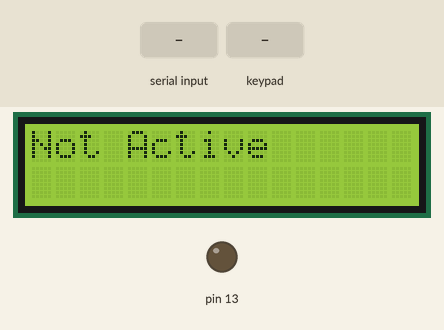
The sketch below on a simulated Arduino Uno, built with avr-gcc and run on an emulated ATmega328P. On the bench: 16×2 character LCD, output pins drawn as LEDs (lit = HIGH). The inputs (shaded band) are chosen by the test bench. What the sketch prints to the serial monitor is not drawn.

Above: at 1.2 s.
1.3 s: "o" received over the second serial link
At 2.2 s:
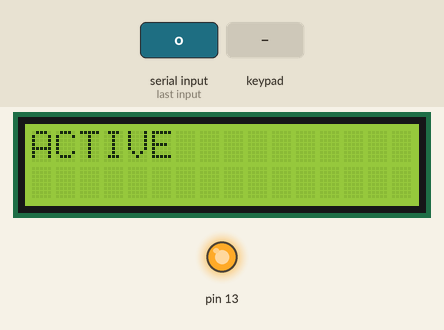
2.8 s: keypad keys 1 2 3 4 5 * pressed 0.4 s apart
At 6.2 s:
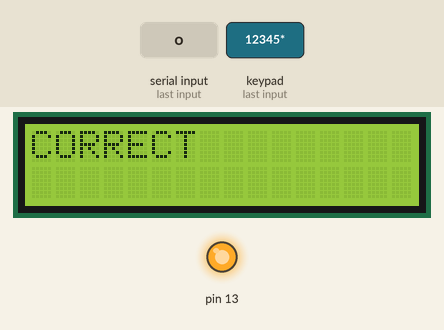
6.7 s: key 'A' pressed
9.7 s: key 'B' pressed
At 10.4 s:
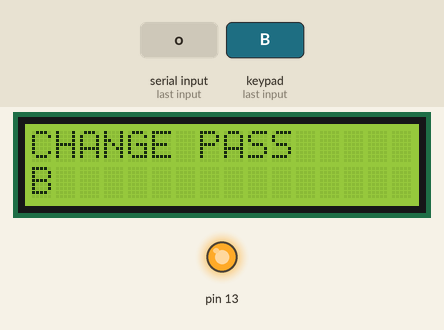
11.5 s: keypad keys 1 2 3 4 5 pressed 0.4 s apart
At 13.4 s:
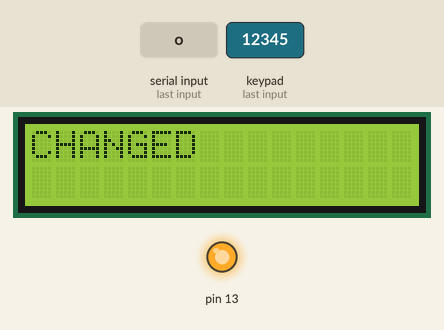
15.0 s: "c" received over the second serial link
At 18.7 s:
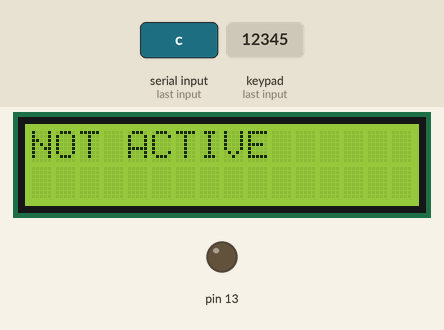
Timing chart, 0 to 19.0 s (numbered marks = the images above; inputs shaded):
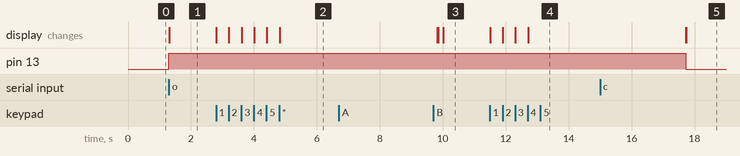

The sketch:

AlarmSystem.ino
```cpp
#include <SoftwareSerial.h>
#include <Keypad.h>
#include <Wire.h>
#include <LiquidCrystal_I2C.h>
LiquidCrystal_I2C lcd(0x27, 16, 2);
char input_bluetooth;
int pirPin = 17;
int pirStat = LOW;

const byte ROWS = 4;
const byte COLS = 4;

char hexaKeys[ROWS][COLS] = {
  {'1', '2', '3', 'A'},
  {'4', '5', '6', 'B'},
  {'7', '8', '9', 'C'},
  {'*', '0', '#', 'D'}
};

byte rowPins[ROWS] = {9, 8, 7, 6};
byte colPins[COLS] = {5, 4, 3, 2};

Keypad customKeypad = Keypad(makeKeymap(hexaKeys), rowPins, colPins, ROWS, COLS);
char password[] = "12345";
char keypadInput[5];
int dataCounter = 0;
int changePassCounter = 0;

bool activeBuzzer = false;
bool activeSensor = false;
bool corrPass = false;
bool activeTimer = false;
bool activeChangePass = false;
bool activeSystem = false;

unsigned long currTime = 0;
unsigned long prevTime = 0;

SoftwareSerial BT(11,12);

void setup() {
  // put your setup code here, to run once:
  pinMode(13,OUTPUT);
  //pinMode(13,OUTPUT);
  pinMode(pirPin,INPUT);
  BT.begin(9600);
  Serial.begin(9600);
  lcd.begin();
  lcd.setCursor(0,0);
  lcd.print("Not Active");
}
void controlSensor(){
  if(activeSensor){
    pirStat = digitalRead(pirPin);
  }
}
void controlBT(){
   while(BT.available()>0){
    input_bluetooth = BT.read();
    if(input_bluetooth == 'o'){
      digitalWrite(13,HIGH);
      prevTime = millis();
      corrPass = false;
      activeTimer = true;
      lcd.clear();
      lcd.print("ACTIVE");
      activeSystem = true;
      prevTime = millis();
    }
    else if(input_bluetooth == 'c'){
      digitalWrite(13,LOW);
      noTone(10);
      activeBuzzer = false;
      activeSensor=false;
      pirStat = LOW;
      lcd.clear();
      lcd.print("NOT ACTIVE");
      activeSystem = false;
    }
  }
}

void submitPassword(){
  if(dataCounter == 5){;
    Serial.print(keypadInput);
    if(strncmp(keypadInput,password,5)==0){
        noTone(10);
        activeBuzzer = false;
        prevTime = millis();
        activeTimer = true;
        activeSensor = false;
        dataCounter = 0;
        lcd.clear();
        lcd.setCursor(0,0);
        lcd.print("CORRECT");
        delay(5000);
        lcd.clear();
        lcd.setCursor(0,0);
        lcd.print("ACTIVE");

    }
    else{
        dataCounter = 0;
        lcd.clear();
        lcd.setCursor(0,0);
        lcd.print("WRONG");
        delay(5000);
        lcd.clear();
        lcd.setCursor(0,0);
        lcd.print("ACTIVE");
    }
  }
}

void changePassword(){
  lcd.clear();
  lcd.setCursor(0,0);
  lcd.print("CHANGE PASS");
  while(changePassCounter <5){
    char keypadChar = customKeypad.getKey();
    if(keypadChar){
      password[changePassCounter] = keypadChar;
      lcd.setCursor(changePassCounter,1);
      lcd.print(keypadChar);
      changePassCounter++;
    }
 }
 changePassCounter = 0;
 lcd.clear();
 lcd.setCursor(0,0);
 lcd.print("CHANGED");
 delay(5000);
 lcd.clear();
 lcd.setCursor(0,0);
 lcd.print("ACTIVE");

}
void processPassword(){
  char keypadChar = customKeypad.getKey();
  if(keypadChar){
    if(keypadChar == '*'){
      submitPassword();

    }
    else if(keypadChar == 'A' && activeBuzzer == false){
      changePassword();
    }
    else{
      if(dataCounter<5){
        keypadInput[dataCounter] = keypadChar;
        lcd.setCursor(dataCounter,1);
        lcd.print(keypadChar);
        dataCounter++;
      }
    }
  }
}
void controlBuzzer(){
  if(pirStat == HIGH){
    tone(10,1000);
    activeBuzzer = true;
  }
}

void counter(){

  if(activeTimer == true){
    //digitalWrite(13,HIGH);
    if((millis() - prevTime) >= 10000){
    //delay(120000);
      activeTimer = false;
      activeSensor = true;
      //digitalWrite(13,LOW);
}
}
}

void loop() {
  // put your main code here, to run repeatedly:
  controlBT();
  if(activeSystem){
    counter();
    controlSensor();
    controlBuzzer();
    processPassword();
  }
}
```

Measured:
- after the input at 1.3 s, pin 13: LOW → HIGH at once; the display: changes at once (image 1)
- after the input at 2.8 s, the display: first changes at once (image 2 shows a later state)
- after the input at 6.7 s, every drawn part: stays the same
- after the input at 9.7 s, the display: first differs from a run without the input after 0.32 s (image 3)
- after the input at 11.5 s, the display: first changes at once (image 4 shows a later state)
- after the input at 15.0 s, pin 13: HIGH → LOW after 2.7 s; the display: first differs from a run without the input after 2.7 s (image 5)
